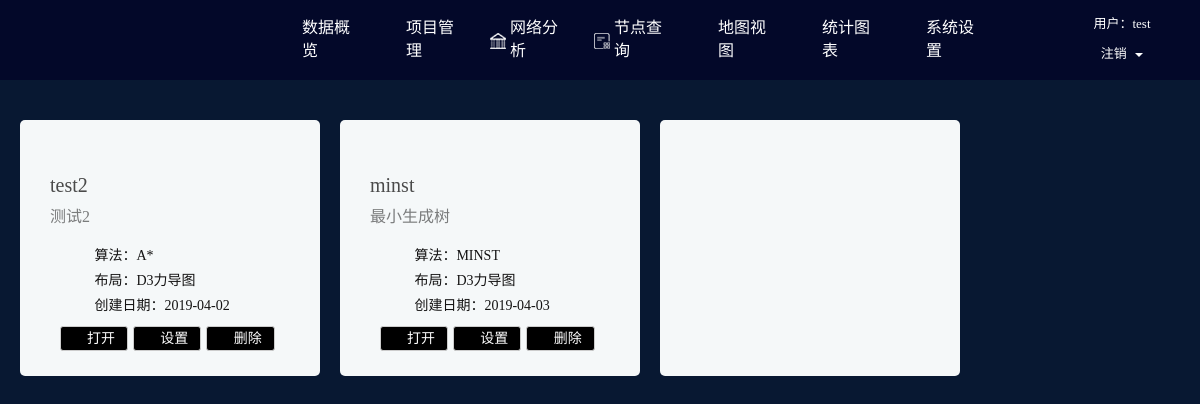
Screenshot of /project/ (signed in) with the database file from the repository.
### project/models.py (models this page shows)
class project_module(models.Model):
    project_name = models.CharField('项目名称',max_length=30)
    project_algo = models.ForeignKey(algo_module,on_delete=models.CASCADE,default='')
    project_file = models.FilePathField('外部数据',path='./upload/')
    project_date = models.DateTimeField('添加日期',auto_now_add = True)
    project_text = models.TextField('描述',default='')
    project_layout =  models.CharField('布局',max_length=30)

### path/models.py (models this page shows)
class algo_module(models.Model):
    algo_name = models.CharField('算法名称',max_length=30)
    algo_content = models.TextField('内容')
    algo_date = models.DateTimeField('添加日期',auto_now_add = True)
    algo_return = models.CharField('返回值类型',max_length=20)

### project/views.py (the view)
# urls.py: path('project/',include('project.urls')),
def project(request):
    title = "项目管理"
    username = request.user.username
    if not username:
        return redirect('/user/login.html')
    else:
        project_list = list(project_module.objects.all())
        algo_list = list(algo_module.objects.all().values('algo_name'))
        return render(request, 'project.html', locals())

### project/templates/project.html (shortened to what this page needs)
{% extends 'base.html' %}
{% block link %}
{% load staticfiles %}
<link rel="stylesheet" href="{% static "css/project.css" %}" >
{% endblock %}
{% block content %}
<div class="project_content">
    <div class="dashboard">
        <ul>
            {% for i in project_list %}
            <li class="c-col6">
                <div>
                    <a href="#">
                        <h4 class="c-line-clamp">{{ i.project_name }}</h4>
                        <p class="m-product-panel-list-note">{{ i.project_text }}</p>
                        <ul class="m-product-panel-list-detail">
                            <li>
                                <span class="glyphicon glyphicon-font"></span>
                                <span>算法：{{ i.project_algo.algo_name }}</span>
                            </li>
                            <li>
                                <span class="glyphicon glyphicon-eye-open"></span>
                                <span>布局：{{ i.project_layout }}</span>
                            </li>
                            <li>
                                <span class="glyphicon glyphicon-calendar"></span>
                                <span>创建日期：{{ i.project_date|date:"Y-m-d" }}</span>
                            </li>
                        </ul>
                        <button onclick="project_del({{ i.id }})" type="button" class="btn btn-default">
                            <span class="glyphicon glyphicon glyphicon-trash" aria-hidden="true"></span> 删除
                        </button>
                        <button onclick="" type="button" class="btn btn-default">
                            <span class="glyphicon glyphicon-cog" aria-hidden="true"></span> 设置
                        </button>
                        <button onclick="window.location.href='/project/analysis?id={{ i.id }}'" type="button" class="btn btn-default">
                            <span class="glyphicon glyphicon glyphicon-open" aria-hidden="true"></span> 打开
                        </button>
                    </a>
                </div>
            </li>
            {% endfor %}
            <li class="c-col6">
                <div class="gly-button">
                    <button onclick="project_add()" class="gly-btn">
                        <span class="glyphicon glyphicon-plus-sign" id="gly-add"></span>
                    </button>
                </div>
            </li>
        </ul>
    </div>
</div>
{% endblock %}

### index/templates/base.html (shortened to what this page needs)
<!DOCTYPE html>
{% load staticfiles %}
<html lang="zh-CN">
<head>
    <link rel="stylesheet" href="{% static "css/foundation-datepicker.css" %}">
    <link rel="stylesheet" href="{% static "css/bootstrap.css" %}" >
    <link rel="stylesheet" href="{% static "css/common.css" %}">
    <link rel="stylesheet" href="{% static "css/normalize.css" %}">
    <link rel="stylesheet" href="{% static "css/font-awesome.min.css" %}" >
    {% block link %}
    {% endblock %}
</head>
<body>
<div class="header">
    <div class="header_logo fl">
        <a href="#"><img src="{% static "img/logo-2.png" %}" alt=""></a>
    </div>
    <div class="header_nav fl">
        <ul>
            <li>
                <a href="/" >数据概览</a>
            </li>
            <li>
                <a href="/project">项目管理</a>
            </li>
            <li>
                <img src="{% static "img/nav_3.png" %}" alt="">
                <a href="#">网络分析</a>
            </li>
            <li>
                <img src="{% static "img/nav_4.png" %}" alt="">
                <a href="/network">节点查询</a>
            </li>
            <li>
                <a href="/map/map.html">地图视图</a>
            </li>
            <li>
                <a href="/charts">统计图表</a>
            </li>
            <li>
                <a href="/path/index-manage.html">系统设置</a>
            </li>
        </ul>
    </div>
    <div class="header_myself fr">
        <p>用户：{{ username }}</p>
        <a href="{% url 'logout' %}">注销 &nbsp;<span class="caret"></span></a>
    </div>
</div>
{% block content %}
{% endblock %}
</body>
</html>

### index/static/css/common.css (style rules this page uses)
* { margin: 0; padding: 0; font-family: PingFangSC-Light, 微软雅黑; }
body,html { width: 100%; height: 100%; color:#333; overflow: hidden; }
fieldset, img, input, button { border: none; padding: 0; margin: 0; outline-style: none; }
img { border: 0; vertical-align: middle; }
ul, li { list-style: none; }
a { text-decoration: none;!important; cursor: pointer; }
.fl { float: left; }
.fr { float: right; }
.header { width: 100%; height: 80px; background: #030829; padding:0 20px; min-width: 100%; }
.header>.header_logo { padding:10px 10px 0px 0px; width: 20%; }
.header>.header_logo>a { display: block; }
.header>.header_nav { margin-left: 20px; width: 65%; height:80px; display: inline; }
.header>.header_nav>ul>li { float: left; margin-right: 6px; position: relative; width: 13%; font-size: medium; }
.header>.header_nav>ul>li>a { display: table-cell; height: 80px; padding:0 10px 0 30px; color:#fff; vertical-align: middle; }
.header>.header_nav>ul>li>img { float: left; position: absolute; top: 33px; left:10px; }
.header>.header_myself { width: 10%; text-align: center; }
.header>.header_myself>p { color:#fff; font-size: 13px; margin-top: 15px; }
.header>.header_myself>a { color:#fff; font-size: 13px; }

### project/static/css/project.css (style rules this page uses)
.project_content { background-color: #081832; padding-top: 0px; padding-bottom: 20px; height: calc(100% - 80px); }
.dashboard { width: 100%; height: auto; padding: 20px; position: relative; }
.c-col6 { width: 300px; float: left; box-sizing: border-box; height: 256px; margin-right: 20px; margin-top: 20px; }
.dashboard>ul { margin-bottom: 0 !important; }
.dashboard>ul>li { position: relative; cursor: default }
.dashboard>ul>li>div { position: absolute; z-index: 9; margin: 25px 0; -webkit-transition: border-color .3s ease; transition: border-color .3s ease; overflow: hidden; bottom: 0; left: 10px; }
.dashboard>ul>li>div>a { display: block; width: 100%; height: 100%; color: inherit; text-decoration: none }
.dashboard>ul>li>div>a>button { float: right; margin-top: 10px; margin-right: 5px; }
.dashboard>ul>li h4 { color: #4a4a4a; font-size: 20px; padding: 0 20px 0; -webkit-transition: color .3s ease, -webkit-transform .3s ease; transition: color .3s ease, -webkit-transform .3s ease; transition: color .3s ease, transform .3s ease; transition: color .3s ease, transform .3s ease, -webkit-transform .3s ease; }
.dashboard>ul>li .m-product-panel-list-note { color: #7d7e7e; color: rgba(0, 0, 0, .5); font-size: 16px; padding: 0px 20px; min-height: 30px; max-height: 60px; -webkit-transition: -webkit-transform .3s ease .05s; transition: -webkit-transform .3s ease .05s; transition: transform .3s ease .05s; transition: transform .3s ease .05s, -webkit-transform .3s ease .05s; }
.dashboard>ul>li .m-product-panel-list-detail { width: 100%; padding: 0 50px; text-align: left; -webkit-transform: translateZ(0); transform: translateZ(0); -webkit-transition: -webkit-transform .3s ease .1s; transition: -webkit-transform .3s ease .1s; transition: transform .3s ease .1s; transition: transform .3s ease .1s, -webkit-transform .3s ease .1s }
.dashboard>ul>li .m-product-panel-list-detail li { color: #131212; font-size: 14px; margin-top: 5px }
.dashboard>ul>li:first-child>div { border-left-color: transparent }
.dashboard>ul>li:after { content: ""; position: absolute; top: 0; left: 0; display: block; width: 100%; height: 100%; border-radius: 5px; background: #f5f8f9; -webkit-transition: background .3s ease, box-shadow .3s ease, -webkit-transform .3s ease; transition: background .3s ease, box-shadow .3s ease, -webkit-transform .3s ease; transition: background .3s ease, transform .3s ease, box-shadow .3s ease; transition: background .3s ease, transform .3s ease, box-shadow .3s ease, -webkit-transform .3s ease }
#gly-add { width: 100%; font-size: 80px; text-align: center; }
.gly-btn { background-color: transparent; display:block; margin:auto; margin-top: 20%; }
.gly-button { position: relative !important; left: 0 !important; }

### rows the page displays
project_module: project_name "test2", project_text "测试2", project_algo.algo_name "A*", project_layout "D3力导图", project_date "2019-04-02"
project_module: project_name "minst", project_text "最小生成树", project_algo.algo_name "MINST", project_layout "D3力导图", project_date "2019-04-03"

### other values shown
{{ username }} "test"
